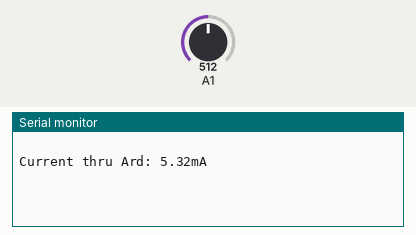
A sketch run on a simulated Arduino Uno, built with avr-gcc and run on an emulated ATmega328P. On the bench: the last lines printed to the serial monitor. Inputs (shaded band) come from the test bench; at power-on: A1 = 512.

Above: at 5.9 s.
6.0 s: A1 set to 716
At 10.27 s:
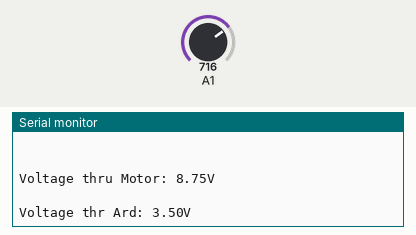
12.1 s: A1 set to 900
At 15.37 s:
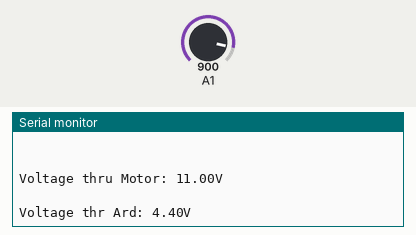
Timing chart, 0 to 16.9 s (numbered marks = the images above; inputs shaded):
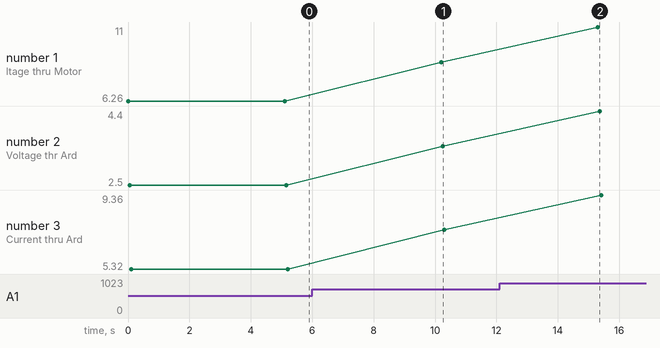

The sketch:

Integrated_Voltmeter.ino
```cpp
/*
  Grady Cronkite

  University of Maryland Robotics - Terraformers

  Voltmeter PCB
*/

// the setup routine runs once when you press reset:
void setup() {
  // initialize serial communication at 9600 bits per second:
  Serial.begin(9600);
}

// the loop routine runs over and over again forever:
void loop() {
  // read the input on analog pin 1:
  // R1 = 750   R2 = 470   Rtot = 1220
  int battery_volt = 12;
  int resistance_end = 470;
  long resistance_total = 1220;
  int sensorValue = analogRead(A1);
  // Convert the analog reading (which goes from 0 - 1023) to a voltage (0 - 5V):
  float ard_voltage = sensorValue * (5.0 / 1023.0) * ((resistance_total)/(resistance_total - resistance_end));    //voltage going to arduino.
  //The arduino can not read more than 5V
  double ard_current = ard_voltage/resistance_end;    //current going to the arduino. Keep below 50mA
  ard_current = ard_current *1000;
  float motor_volt = ard_voltage/0.4;   //Voltage estimated to be going through the motor
  double motor_current = battery_volt/(resistance_total);  //not usable yet

  // print out the value you read:
  Serial.print("Voltage thru Motor: ");
  Serial.print(motor_volt);
  Serial.println("V");
  delay(50);
  Serial.println(" ");


  Serial.print("Voltage thr Ard: ");
  Serial.print(ard_voltage);
  Serial.println("V");
  Serial.println(" ");

  delay(50);


  Serial.print("Current thru Ard: ");
  Serial.print(ard_current);
  Serial.println("mA");
  Serial.println(" ");
  Serial.println(" ");
  Serial.println(" ");


  delay(5000);

  //Serial.println("Resistance: " resistance "ohms");
  //Serial.println("Current: " current "A");
}
```

Measured:
- after the input at 6.0 s, the serial monitor: prints a new line after 4.2 s (image 1)
- after the input at 12.1 s, the serial monitor: prints a new line after 3.2 s (image 2)
- plotted number 1: 6.26 → 8.75 after the input at 6.0 s, 8.75 → 11 after the input at 12.1 s
- plotted number 2: 2.5 → 3.5 after the input at 6.0 s, 3.5 → 4.4 after the input at 12.1 s
- plotted number 3: 5.32 → 7.45 after the input at 6.0 s, 7.45 → 9.36 after the input at 12.1 s
